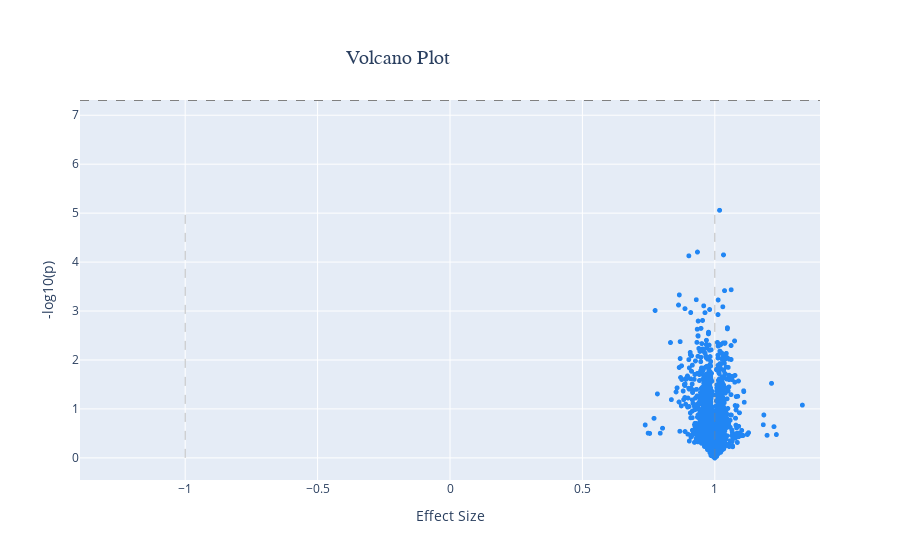

Notebook code cell kept with this figure:
### Code cell
dash_bio.VolcanoPlot(
    dataframe=d['breastcancer'].reset_index(),
    effect_size='L2F',
    p='pvalue',
    snp = 'uniprot',
    gene=None,
    logp=True)

### Figure 1 — Plotly figure (JSON) as saved in the notebook; plotly's stock layout.template omitted (floating-point values rounded to 4 significant figures; data arrays with more than 128 entries replaced by an {"elided": "..."} marker saying what was removed)
{"data": [{"marker": {"color": "#2186f4", "size": 5}, "mode": "markers", "name": "Dataset", "text": {"elided": "2730 str values"}, "type": "scattergl", "x": {"elided": "2730 float values"}, "y": {"elided": "2730 float values"}}], "layout": {"hovermode": "closest", "legend": {"bgcolor": "#ebf1fa", "font": {"family": "sans-serif"}, "x": 1.01, "yanchor": "top"}, "shapes": [{"line": {"color": "grey", "dash": "dash", "width": 0.5}, "name": "effect size min line", "type": "line", "x0": -1, "x1": -1, "xref": "x", "y0": 0.0001256, "y1": 5.058, "yref": "y"}, {"line": {"color": "grey", "dash": "dash", "width": 0.5}, "name": "effect size max line", "type": "line", "x0": 1, "x1": 1, "xref": "x", "y0": 0.0001256, "y1": 5.058, "yref": "y"}, {"line": {"color": "grey", "dash": "dash", "width": 1}, "name": "genomewide_line", "type": "line", "x0": -1.397, "x1": 1.397, "xref": "x", "y0": 7.301, "y1": 7.301, "yref": "y"}], "title": {"font": {"family": "sans-serif", "size": 20}, "text": "Volcano Plot", "x": 0.5, "xanchor": "right", "yanchor": "top"}, "xaxis": {"range": [-1.397, 1.397], "title": {"text": "Effect Size"}, "zeroline": false}, "yaxis": {"title": {"text": "-log10(p)"}, "zeroline": false}}}
